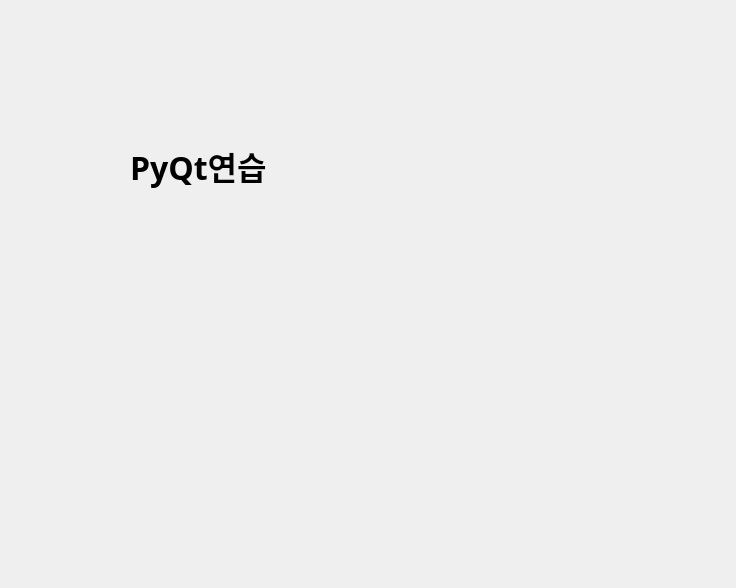
<?xml version="1.0" encoding="UTF-8"?>
<ui version="4.0">
 <class>Dialog</class>
 <widget class="QDialog" name="Dialog">
  <property name="geometry">
   <rect>
    <x>0</x>
    <y>0</y>
    <width>736</width>
    <height>588</height>
   </rect>
  </property>
  <property name="windowTitle">
   <string>Dialog</string>
  </property>
  <widget class="QLabel" name="label">
   <property name="geometry">
    <rect>
     <x>130</x>
     <y>130</y>
     <width>361</width>
     <height>71</height>
    </rect>
   </property>
   <property name="font">
    <font>
     <family>맑은 고딕</family>
     <pointsize>24</pointsize>
     <weight>75</weight>
     <bold>true</bold>
    </font>
   </property>
   <property name="text">
    <string>PyQt연습</string>
   </property>
  </widget>
 </widget>
 <resources/>
 <connections/>
</ui>
